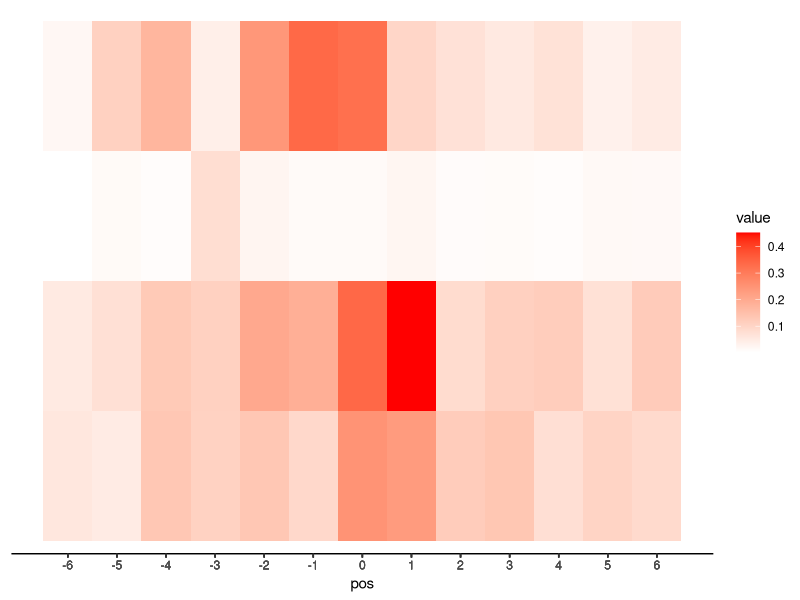
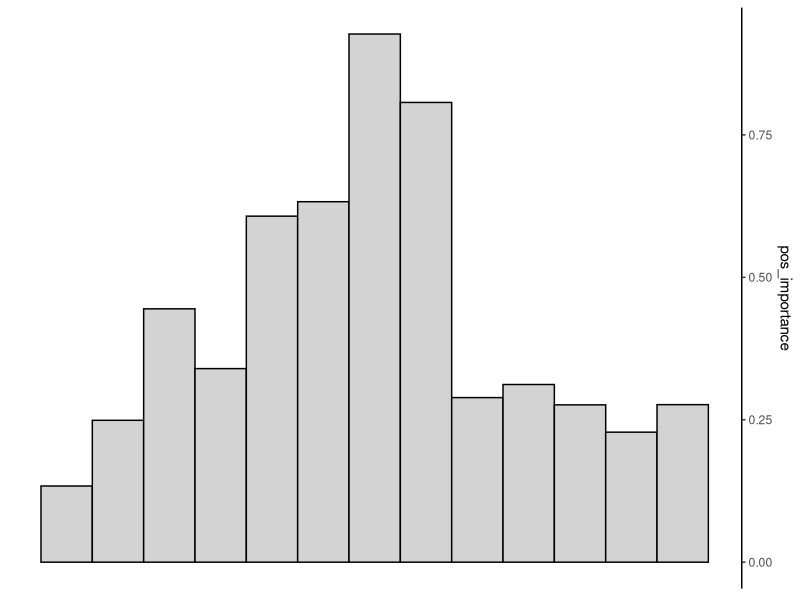
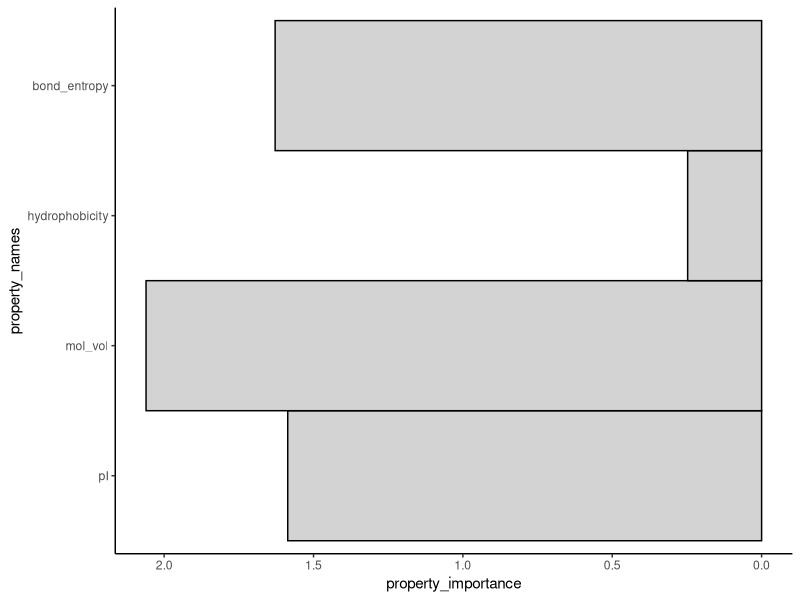
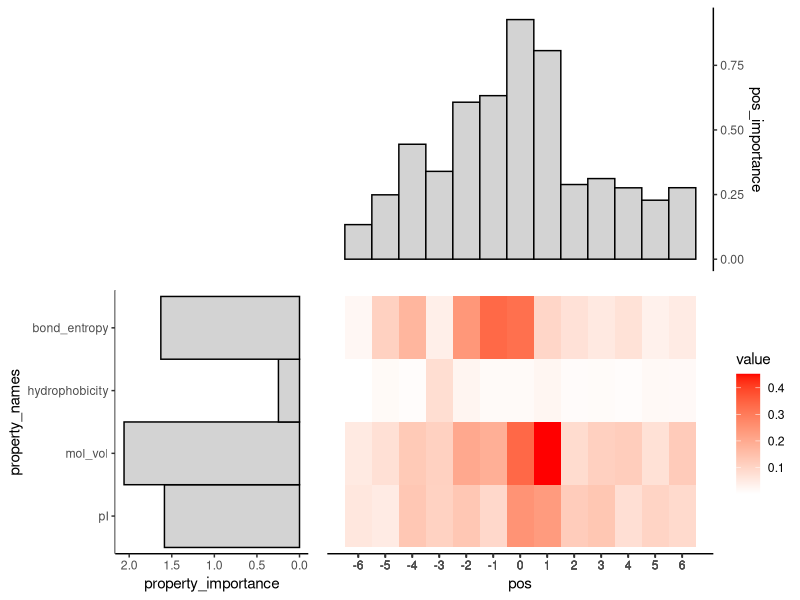

Reproduce these figures in R, in order.
#!usr/bin/env R

# gradients.R
# 
# For issues contact Ben Weeder (weeder@ohsu.edu)
# 
# This script loads and plots gradients of trained features from a trained DL model

# load required packages
# setwd("~/PycharmProjects/proteasome/netchop/results")
setwd("./pepsickle-paper/data/validation_data/output/plots")

library(ggplot2)
library(reshape2)
library(scales)
# library(gridExtra)
library(egg)

# load in gradients
dat <- read.csv("mean_grads.csv", stringsAsFactors = F)
dat_long <- melt(dat, id.vars = "pos")
dat_long$value <- abs(dat_long$value)

# plot for all values
p <- ggplot(dat_long, aes(x=pos, y=variable, fill=value)) + 
  scale_fill_gradient(low = "white", high = "red")+
  geom_tile() + 
  scale_x_continuous(breaks=dat_long$pos)+
  theme_classic()+
  theme(axis.line.y=element_blank(),
        axis.text.y=element_blank(),
        axis.ticks.y=element_blank(),
        axis.title.y=element_blank(),
        panel.grid.minor.y=element_blank(),
        panel.grid.major.y=element_blank(),
        legend.position = "right")
p

# sum across positions
pos_importance <- apply(dat[,1:4], 1, function(x){sum(abs(x))})
property_importance <- apply(dat[,1:4], 2, function(x){sum(abs(x))})
property_names = factor(colnames(dat)[1:4], levels=colnames(dat)[1:4])

# plot position importance
p_pos <- ggplot(dat, aes(x=dat$pos, y = pos_importance))+ 
  geom_bar(stat = "identity", width = 1, colour="black", fill="lightgrey") + 
  theme_classic()+ 
  scale_y_continuous(position = "right")+
  theme(axis.line.x=element_blank(),
        axis.text.x=element_blank(),
        axis.ticks.x=element_blank(),
        axis.title.x=element_blank(),
        panel.grid.minor.x=element_blank(),
        panel.grid.major.x=element_blank())
p_pos

# plot property importance
p_prop <- ggplot(as.data.frame(property_importance), aes(x=property_names, y = property_importance))+ 
  geom_bar(stat = "identity",width = 1, colour="black", fill="lightgrey") + theme_classic()+ coord_flip()+scale_y_reverse()
p_prop

# plot w/ void
p_void <- ggplot(as.data.frame(property_importance), aes(x=colnames(dat)[1:4], y = property_importance))+ geom_bar(stat = "identity", alpha=0) + theme_void()

# arrange
ggarrange(p_void, p_pos, p_prop, p, widths = c(1,2), padding = 0)
